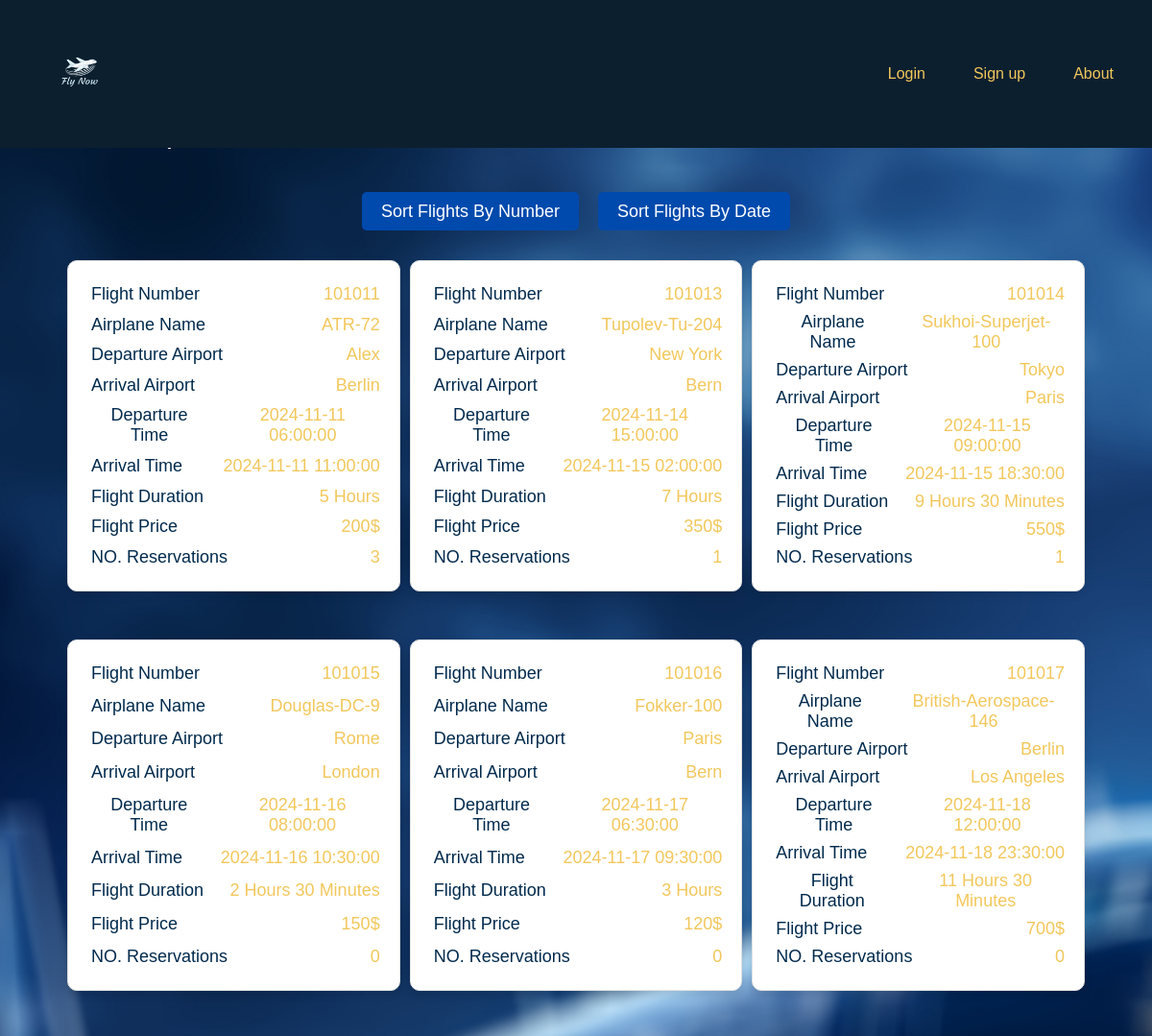
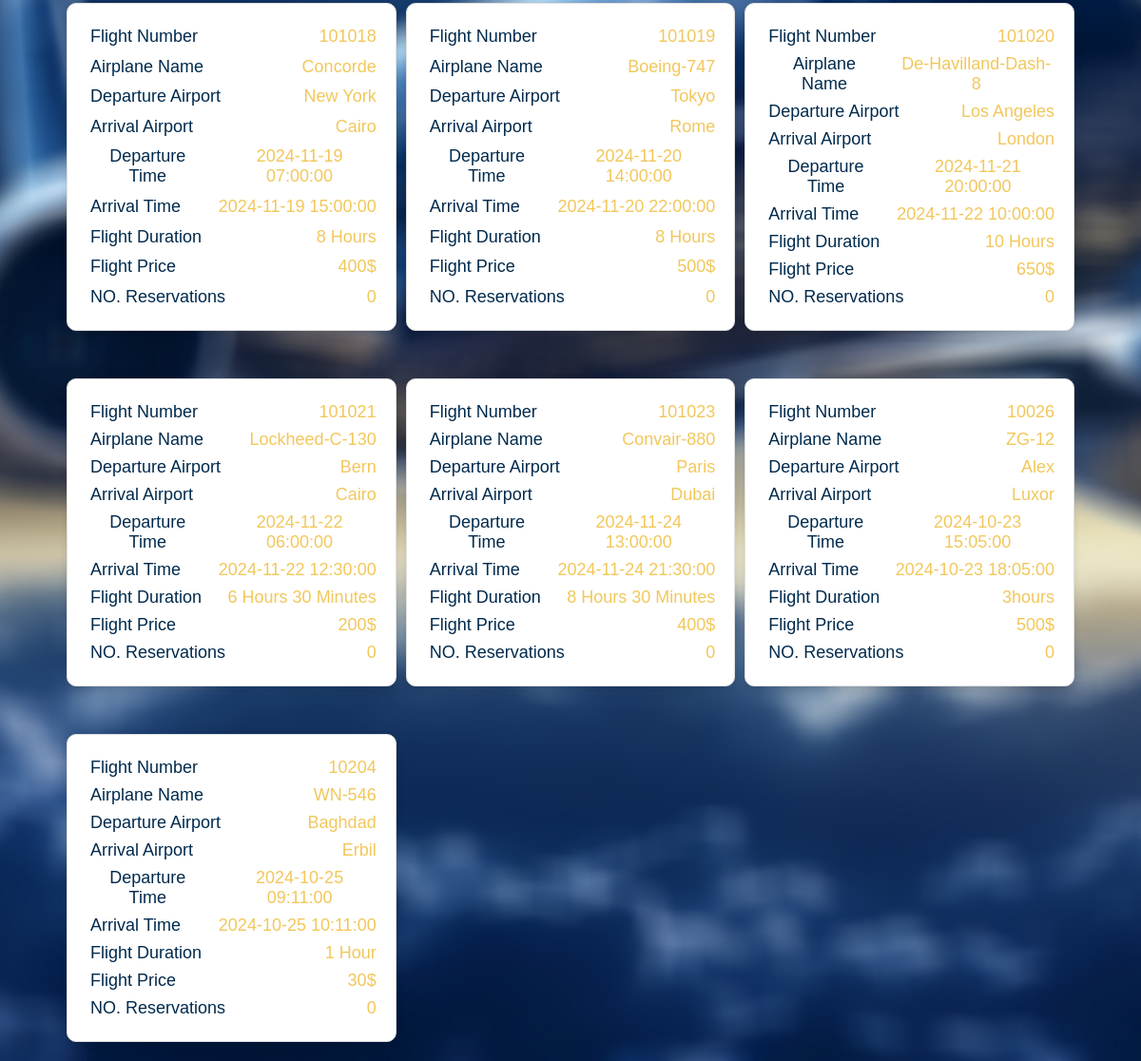
The page / on the database its author committed (2 pictures, top to bottom).
### models/flight.py (models this page shows, shortened)
class Flight(db.Model):
    __tablename__ = 'flights'
    id = db.Column(db.Integer, primary_key=True)
    flight_number = db.Column(db.Integer, unique=True)
    airplane_name = db.Column(db.String)
    departure_airport = db.Column(db.String)
    arrival_airport = db.Column(db.String)
    departure_time = db.Column(db.DateTime)
    arrival_time = db.Column(db.DateTime)
    flight_duration = db.Column(db.String)
    flight_capacity = db.Column(db.Integer)
    flight_price = db.Column(db.Integer)
    @property
    def is_old_flight(self):
        return self.departure_time < datetime.now()
    def get_all_flights(user_type, type=None):
        try:
            flights = Flight.query.all()
            if user_type == 1:
                filtered_flights = [flight for flight in flights if not flight.is_old_flight and flight.flight_capacity < 853]
            elif user_type == 2:
                filtered_flights = flights
            else:
                filtered_flights = [flight for flight in flights if not flight.is_old_flight and flight.flight_capacity < 853]
            if type=='1':
                filtered_flights = sorted(filtered_flights, key=lambda flight: flight.flight_number)
            elif type=='2':
                filtered_flights = sorted(filtered_flights, key=lambda flight: flight.departure_time)
            return filtered_flights
        except Exception as e:
            return None

### app.py (the view)
@app.route("/")
def homepage():
    with app.app_context():
        db.create_all()
        if session:
            user_type = session['user_type']
        else:
            user_type = '1'
        all_flights = Flight.get_all_flights(user_type)
        return render_template('home.html', flights=all_flights, search=False)

### templates/Home.html (shortened to what this page needs)
<!DOCTYPE html>
<html lang="en">
  <head>
    <link rel="stylesheet" href="static/styles.css" />
    <link rel="stylesheet" href="static/navbarstyles.css" />
    <link rel="stylesheet" href="https://cdnjs.cloudflare.com/ajax/libs/font-awesome/6.0.0-beta3/css/all.min.css">
  </head>
  <body>
    <div id="nav-bar">
      <img src="static/logo.png" width="120px" alt="fly now" />
      <div>
        <a id="login-tag" class="visible-tag nav-a" href="login">Login</a>
        <a id="signup-tag" class="visible-tag nav-a" href="signup">Sign up</a>
        <a id="about-tag" class=" nav-a" href="about">About</a>
      </div>
    </div>
    <header>
      <h1 id='home-header'>Travel, Discover the world !</h1>
      <form action="/search" method="get">
        <button type="submit" class="search-button">
        </button>
      </form>
    </header>
    <div id='sort-div'>
      <div class="Sort-button">
        <a href="sort?type=1">Sort Flights By Number</a>
      </div>
      <div class="Sort-button">
        <a href="sort?type=2">Sort Flights By Date</a>
      </div>
    </div>
      {% if flights %}
      <div id='content'>
        {% for flight in flights %}
          <div class="flight-card {% if flight.is_old_flight %}old-flight{% endif %}">
            <div class="flight-card-content">
              <p>Flight Number</p>
              <span class="flight-number">{{ flight.flight_number }}</span>
            </div>
            <div class="flight-card-content">
              <p>Airplane Name</p>
              <span>{{ flight.airplane_name }}</span>
            </div>
            <div class="flight-card-content">
              <p>Departure Airport</p>
              <span>{{ flight.departure_airport }}</span>
            </div>
            <div class="flight-card-content">
              <p>Arrival Airport</p>
              <span>{{ flight.arrival_airport }}</span>
            </div>
            <div class="flight-card-content">
              <p>Departure Time</p>
              <span>{{ flight.departure_time }}</span>
            </div>
            <div class="flight-card-content">
              <p>Arrival Time</p>
              <span>{{ flight.arrival_time }}</span>
            </div>
            <div class="flight-card-content">
              <p>Flight Duration</p>
              <span>{{ flight.flight_duration }}</span>
            </div>
            <div class="flight-card-content">
              <p>Flight Price</p>
              <span>{{ flight.flight_price }}$</span>
            </div>
            <div class="flight-card-content">
              <p>NO. Reservations</p>
              <span>{{ flight.flight_capacity }}</span>
            </div>
          </div>
        {% endfor %}
      </div>
      {% endif %}
  </body>
</html>

### static/styles.css (style rules this page uses)
html { height: 100%; }
body { font-family: Arial, Helvetica, sans-serif; padding: 0; margin: 0; overflow-x: hidden; width: 100%; background: url("4.jpg") no-repeat center center fixed; background-size: cover; font-family: sans-serif; height: 100%; }
* { box-sizing: border-box; }
#home-header { text-align: left; margin-left: 30px; }
#content { padding-right: 50px; padding-left: 50px; margin: 20px; display: grid; grid-template-columns: repeat(3, 1fr); gap: 10px; }
p { font-size: 18px; color: #000; }
span { color: #f2c75b; font-size: 18px; text-transform: capitalize; }
.flight-card { background-color: white; border-radius: 10px; box-shadow: 0 4px 8px rgba(0, 0, 0, 0.1); padding: 20px; margin: 20px auto; max-width: 400px; border: 1px solid #e0e0e0; text-align: center; display: flex; flex-direction: column; justify-content: space-between; }
.flight-card p { color: #002a4d; padding: 2px; margin: 2px; }
h1 { text-align: center; color: white; }
.flight-card .flight-card-content { display: flex; flex-direction: row; justify-content: space-between; align-items: center; gap: 15px; }
.visible-tag { display: inline; }
button { background-color: #fff; color: #002a4d; width: 40px; padding: 7px; display: flex; align-items: center; justify-content: center; border: 0; outline: none; cursor: pointer; }
header { display: flex; flex-direction: row; justify-content: space-between; margin-top: 100px; padding-right: 50px; padding-left: 50px; }
header form { display: flex; flex-direction: row; align-items: center; justify-content: space-between; }
#sort-div { display: flex; justify-content: center; gap: 20px; align-items: center; }
.Sort-button { display: block; text-align: center; margin-top: 30px; }
.Sort-button a { background-color: #004aad; color: white; padding: 10px 20px; text-decoration: none; border-radius: 5px; font-size: 18px; }

### static/navbarstyles.css (style rules this page uses)
#nav-bar { background-color: #0C1F2E; width: 100%; margin: 0; top: 0; left: 0; height: 7%; position: fixed; display: flex; align-items: center; justify-content: space-between; padding-left: 20px; z-index: 10; }
#nav-bar div { display: flex; align-items: center; justify-content: space-between; white-space: nowrap; }
.nav-a { color: #f2c75b; margin-right: 30px; text-decoration: none; padding: 10px; }

### rows shown on the page
Flight: flight_number "101011", airplane_name "ATR-72", departure_airport "Alex", arrival_airport "Berlin", departure_time "2024-11-11 06:00:00", arrival_time "2024-11-11 11:00:00", flight_duration "5 Hours", flight_price "200", flight_capacity "3"
Flight: flight_number "101013", airplane_name "Tupolev-Tu-204", departure_airport "New York", arrival_airport "Bern", departure_time "2024-11-14 15:00:00", arrival_time "2024-11-15 02:00:00", flight_duration "7 Hours", flight_price "350", flight_capacity "1"
Flight: flight_number "101014", airplane_name "Sukhoi-Superjet-100", departure_airport "Tokyo", arrival_airport "Paris", departure_time "2024-11-15 09:00:00", arrival_time "2024-11-15 18:30:00", flight_duration "9 Hours 30 Minutes", flight_price "550", flight_capacity "1"
Flight: flight_number "101015", airplane_name "Douglas-DC-9", departure_airport "Rome", arrival_airport "London", departure_time "2024-11-16 08:00:00", arrival_time "2024-11-16 10:30:00", flight_duration "2 Hours 30 Minutes", flight_price "150", flight_capacity "0"
Flight: flight_number "101016", airplane_name "Fokker-100", departure_airport "Paris", arrival_airport "Bern", departure_time "2024-11-17 06:30:00", arrival_time "2024-11-17 09:30:00", flight_duration "3 Hours", flight_price "120", flight_capacity "0"
Flight: flight_number "101017", airplane_name "British-Aerospace-146", departure_airport "Berlin", arrival_airport "Los Angeles", departure_time "2024-11-18 12:00:00", arrival_time "2024-11-18 23:30:00", flight_duration "11 Hours 30 Minutes", flight_price "700", flight_capacity "0"
Flight: flight_number "101018", airplane_name "Concorde", departure_airport "New York", arrival_airport "Cairo", departure_time "2024-11-19 07:00:00", arrival_time "2024-11-19 15:00:00", flight_duration "8 Hours", flight_price "400", flight_capacity "0"
Flight: flight_number "101019", airplane_name "Boeing-747", departure_airport "Tokyo", arrival_airport "Rome", departure_time "2024-11-20 14:00:00", arrival_time "2024-11-20 22:00:00", flight_duration "8 Hours", flight_price "500", flight_capacity "0"
Flight: flight_number "101020", airplane_name "De-Havilland-Dash-8", departure_airport "Los Angeles", arrival_airport "London", departure_time "2024-11-21 20:00:00", arrival_time "2024-11-22 10:00:00", flight_duration "10 Hours", flight_price "650", flight_capacity "0"
Flight: flight_number "101021", airplane_name "Lockheed-C-130", departure_airport "Bern", arrival_airport "Cairo", departure_time "2024-11-22 06:00:00", arrival_time "2024-11-22 12:30:00", flight_duration "6 Hours 30 Minutes", flight_price "200", flight_capacity "0"
Flight: flight_number "101023", airplane_name "Convair-880", departure_airport "Paris", arrival_airport "Dubai", departure_time "2024-11-24 13:00:00", arrival_time "2024-11-24 21:30:00", flight_duration "8 Hours 30 Minutes", flight_price "400", flight_capacity "0"
Flight: flight_number "10026", airplane_name "ZG-12", departure_airport "Alex", arrival_airport "Luxor", departure_time "2024-10-23 15:05:00", arrival_time "2024-10-23 18:05:00", flight_duration "3hours", flight_price "500", flight_capacity "0"
Flight: flight_number "10204", airplane_name "WN-546", departure_airport "Baghdad", arrival_airport "Erbil", departure_time "2024-10-25 09:11:00", arrival_time "2024-10-25 10:11:00", flight_duration "1 Hour", flight_price "30", flight_capacity "0"
